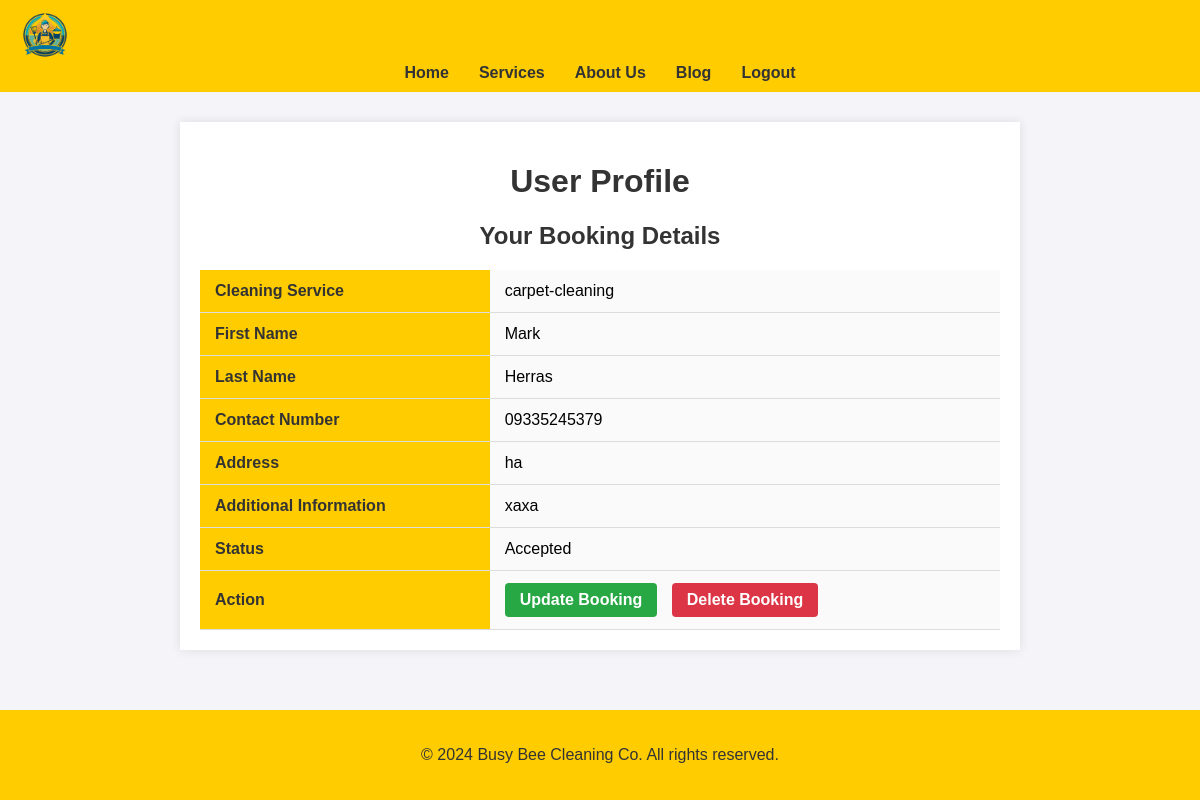
Page /profile/ (signed in) on the committed database.
### cleaning/models.py (models this page shows, shortened)
class Booking(models.Model):
    booking_id = models.AutoField(primary_key=True, editable=False)
    CLEANING_CHOICES = [
    ('residential', 'Residential Cleaning'),
    ('commercial', 'Commercial Cleaning'),
    ('deep-cleaning', 'Deep Cleaning'),
    ('move-in-out', 'Move-in/Move-out Cleaning'),
    ('carpet-cleaning', 'Carpet Cleaning'),
    ('upholstery-cleaning', 'Upholstery Cleaning'),
    ('window-cleaning', 'Window Cleaning'),
    ('eco-friendly', 'Eco-friendly Green Cleaning'),
    ]
    PENDING = 'pending'
    CONFIRMED = 'confirmed'
    COMPLETED = 'completed'
    STATUS_CHOICES = [
        (CONFIRMED, 'Confirmed'),
        (PENDING, 'Pending'),
        (COMPLETED, 'Completed'),
    ]
    user = models.ForeignKey(User, on_delete=models.CASCADE)
    cleaning_service = models.CharField(max_length=20, choices=CLEANING_CHOICES)
    first_name = models.CharField(max_length=100)
    last_name = models.CharField(max_length=100, default='Unknown')
    contact_number = models.CharField(max_length=15)
    address = models.TextField()
    additional_info = models.TextField(blank=True, null=True)
    status = models.CharField(max_length=20, choices=STATUS_CHOICES, default=PENDING)
    created_at = models.DateTimeField(auto_now_add=True)

### cleaning/views.py (the view)
# urls.py: path('profile/', views.profile_view, name='user_profile'),
def profile_view(request):
    booking = Booking.objects.filter(user=request.user).last()  # Get the most recent booking
    return render(request, 'cleaning/user_profile.html', {'booking': booking})

### cleaning/templates/cleaning/user_profile.html (shortened to what this page needs)
<!DOCTYPE html>
<html lang="en">
<head>
    {% load static %}
    <link rel="stylesheet" href="{% static 'styles/user_profile.css' %}?100">
</head>
<body>
    <header>
        <nav>
            <img src="{% static 'image1/logo1.png' %}" class="logo" alt="Busy Bee Logo">
            <ul class="centered-menu">
                <li><a href="{% url 'u_home' %}">Home</a></li>
                <li><a href="{% url 'user_services' %}">Services</a></li>
                <li><a href="{% url 'user_about' %}">About Us</a></li>
                <li><a href="{% url 'user_blog' %}">Blog</a></li>
                <li><a href="{% url 'login' %}">Logout</a></li>
            </ul>
        </nav>
    </header>
    <div class="content">
        <h1>User Profile</h1>
        <div class="profile-info">
            <h2>Your Booking Details</h2>
            {% if booking %}
                <table>
                    <tr>
                        <th>Cleaning Service</th>
                        <td>{{ booking.cleaning_service }}</td>
                    </tr>
                    <tr>
                        <th>First Name</th>
                        <td>{{ booking.first_name }}</td>
                    </tr>
                    <tr>
                        <th>Last Name</th>
                        <td>{{ booking.last_name }}</td>
                    </tr>
                    <tr>
                        <th>Contact Number</th>
                        <td>{{ booking.contact_number }}</td>
                    </tr>
                    <tr>
                        <th>Address</th>
                        <td>{{ booking.address }}</td>
                    </tr>
                    <tr>
                        <th>Additional Information</th>
                        <td>{{ booking.additional_info }}</td>
                    </tr>
                    <tr>
                        <th>Status</th>
                        <td>{{ booking.status }}</td>
                    </tr>
                    <tr>
                        <th>Action</th>
                        <td>
                            <a href="{% url 'update_booking' booking.pk %}" class="action-btn update-btn">Update Booking</a>
                            <a href="{% url 'delete_booking' booking.pk %}" class="action-btn delete-btn" onclick="return confirm('Are you sure you want to delete this booking?');">Delete Booking</a>
                        </td>
                    </tr>
                </table>
            {% else %}
                <p>No booking found. Please make a booking.</p>
            {% endif %}
        </div>
    </div>
    <footer>
        <p>&copy; 2024 Busy Bee Cleaning Co. All rights reserved.</p>
    </footer>
</body>
</html>

### cleaning/static/styles/user_profile.css (style rules this page uses)
body { font-family: Arial, sans-serif; margin: 0; padding: 0; background-color: #f4f4f9; }
header { background-color: #ffcc00; padding: 10px 0; }
nav ul { list-style-type: none; margin: 0; padding: 0; display: flex; justify-content: center; }
nav ul li { margin: 0 15px; }
nav ul li a { text-decoration: none; color: #333; font-weight: bold; }
nav .logo { height: 50px; margin-left: 20px; }
.content { max-width: 800px; margin: 30px auto; padding: 20px; background-color: #fff; box-shadow: 0 0 10px rgba(0, 0, 0, 0.1); }
h1, h2 { color: #333; text-align: center; }
table { width: 100%; border-collapse: collapse; margin-top: 20px; font-size: 16px; }
th, td { padding: 12px 15px; text-align: left; border-bottom: 1px solid #ddd; }
th { background-color: #ffcc00; color: #333; font-weight: bold; }
td { background-color: #fafafa; }
.action-btn { display: inline-block; padding: 8px 15px; text-decoration: none; color: #fff; border-radius: 4px; font-weight: bold; margin-right: 10px; }
.update-btn { background-color: #28a745; }
.delete-btn { background-color: #dc3545; }
footer { text-align: center; padding: 20px 0; background-color: #ffcc00; color: #333; position: fixed; width: 100%; bottom: 0; }

### rows in the picture
Booking: cleaning_service "carpet-cleaning", first_name "Mark", last_name "Herras", contact_number "09335245379", address "ha", additional_info "xaxa", status "Accepted"
